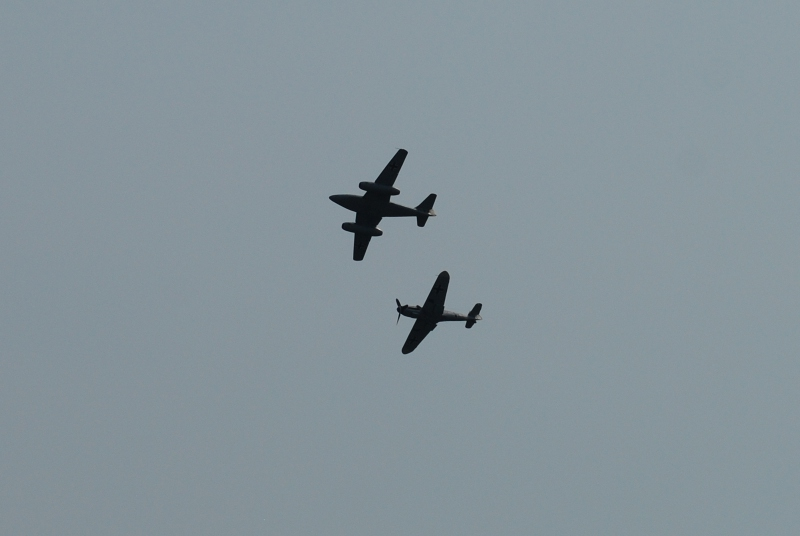
#> input picture lab4/samolot01.jpg, 800 x 536 px
$ python simple_contour.py
#> lines starting #> are read from the running program, lines starting #| are printed output that depends on the picture
from skimage import io, filters, color, measure
import numpy as np
import matplotlib.pyplot as plt

PLANES = (
    'samolot01.jpg',
    'samolot08.jpg',
    'samolot09.jpg',
    'samolot10.jpg',
    'samolot11.jpg',
    'samolot17.jpg'
)


def get_contours(image):
    return measure.find_contours(image)


def prepare_image(image):
    img = color.rgb2gray(image)
    return filters.gaussian(img, sigma=2)


def main():
    plt.figure(figsize=(12, 6))
    for i in range(len(PLANES)):
        plt.subplot(2, 3, i+1)
        image = io.imread(PLANES[i])
#> image is the input picture: shape (536, 800, 3); mean R, G, B 133.8, 147.7, 154.8
        h, w = image.shape[0], image.shape[1]
#> h = 536; w = 800
        black_img = np.zeros((h, w))
        image = prepare_image(image)
        contours = measure.find_contours(image)
#> contours = 2 point arrays, longest 589 points

        plt.imshow(black_img, cmap='gray')

        for contour in contours:
            plt.plot(contour[:, 1], contour[:, 0], linewidth=1, color='w')
#> this loop made 2 passes

        plt.xticks([])
        plt.yticks([])

    plt.savefig('simple_contour.pdf')
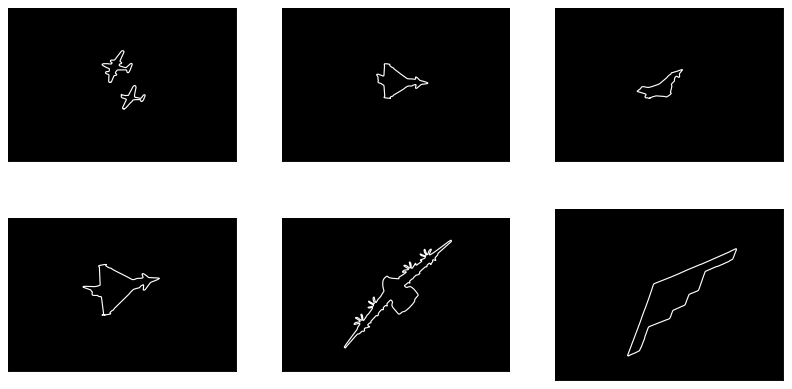
#> figure drawn by matplotlib, 6 panels


if __name__ == '__main__':
    main()
